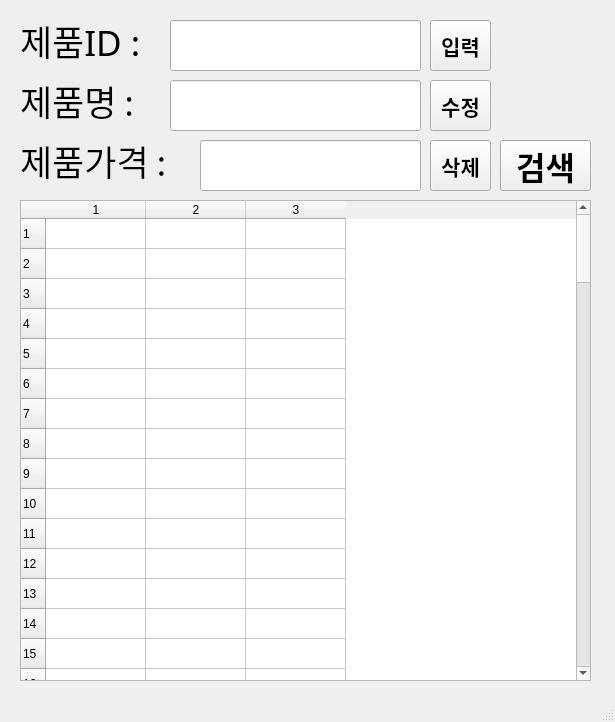
<?xml version="1.0" encoding="UTF-8"?>
<ui version="4.0">
 <class>MainWindow</class>
 <widget class="QMainWindow" name="MainWindow">
  <property name="geometry">
   <rect>
    <x>0</x>
    <y>0</y>
    <width>615</width>
    <height>722</height>
   </rect>
  </property>
  <property name="windowTitle">
   <string>MainWindow</string>
  </property>
  <widget class="QWidget" name="centralwidget">
   <widget class="QLabel" name="label">
    <property name="geometry">
     <rect>
      <x>20</x>
      <y>10</y>
      <width>161</width>
      <height>61</height>
     </rect>
    </property>
    <property name="font">
     <font>
      <family>휴먼둥근헤드라인</family>
      <pointsize>26</pointsize>
     </font>
    </property>
    <property name="text">
     <string>제품ID :</string>
    </property>
   </widget>
   <widget class="QLabel" name="label_2">
    <property name="geometry">
     <rect>
      <x>20</x>
      <y>70</y>
      <width>171</width>
      <height>61</height>
     </rect>
    </property>
    <property name="font">
     <font>
      <family>휴먼둥근헤드라인</family>
      <pointsize>26</pointsize>
     </font>
    </property>
    <property name="text">
     <string>제품명 :</string>
    </property>
   </widget>
   <widget class="QLabel" name="label_3">
    <property name="geometry">
     <rect>
      <x>20</x>
      <y>130</y>
      <width>171</width>
      <height>61</height>
     </rect>
    </property>
    <property name="font">
     <font>
      <family>휴먼둥근헤드라인</family>
      <pointsize>26</pointsize>
     </font>
    </property>
    <property name="text">
     <string>제품가격 :</string>
    </property>
   </widget>
   <widget class="QLineEdit" name="prodID">
    <property name="geometry">
     <rect>
      <x>170</x>
      <y>20</y>
      <width>251</width>
      <height>51</height>
     </rect>
    </property>
    <property name="font">
     <font>
      <family>맑은 고딕</family>
      <pointsize>24</pointsize>
     </font>
    </property>
   </widget>
   <widget class="QLineEdit" name="prodName">
    <property name="geometry">
     <rect>
      <x>170</x>
      <y>80</y>
      <width>251</width>
      <height>51</height>
     </rect>
    </property>
    <property name="font">
     <font>
      <family>맑은 고딕</family>
      <pointsize>24</pointsize>
     </font>
    </property>
   </widget>
   <widget class="QLineEdit" name="prodPrice">
    <property name="geometry">
     <rect>
      <x>200</x>
      <y>140</y>
      <width>221</width>
      <height>51</height>
     </rect>
    </property>
    <property name="font">
     <font>
      <family>맑은 고딕</family>
      <pointsize>24</pointsize>
     </font>
    </property>
   </widget>
   <widget class="QPushButton" name="pushButton">
    <property name="geometry">
     <rect>
      <x>430</x>
      <y>20</y>
      <width>61</width>
      <height>51</height>
     </rect>
    </property>
    <property name="font">
     <font>
      <family>맑은 고딕</family>
      <pointsize>16</pointsize>
      <weight>75</weight>
      <bold>true</bold>
     </font>
    </property>
    <property name="text">
     <string>입력</string>
    </property>
   </widget>
   <widget class="QPushButton" name="pushButton_2">
    <property name="geometry">
     <rect>
      <x>430</x>
      <y>80</y>
      <width>61</width>
      <height>51</height>
     </rect>
    </property>
    <property name="font">
     <font>
      <family>맑은 고딕</family>
      <pointsize>16</pointsize>
      <weight>75</weight>
      <bold>true</bold>
     </font>
    </property>
    <property name="text">
     <string>수정</string>
    </property>
   </widget>
   <widget class="QPushButton" name="pushButton_3">
    <property name="geometry">
     <rect>
      <x>430</x>
      <y>140</y>
      <width>61</width>
      <height>51</height>
     </rect>
    </property>
    <property name="font">
     <font>
      <family>맑은 고딕</family>
      <pointsize>16</pointsize>
      <weight>75</weight>
      <bold>true</bold>
     </font>
    </property>
    <property name="text">
     <string>삭제</string>
    </property>
   </widget>
   <widget class="QPushButton" name="pushButton_4">
    <property name="geometry">
     <rect>
      <x>500</x>
      <y>140</y>
      <width>91</width>
      <height>51</height>
     </rect>
    </property>
    <property name="font">
     <font>
      <family>맑은 고딕</family>
      <pointsize>24</pointsize>
      <weight>75</weight>
      <bold>true</bold>
     </font>
    </property>
    <property name="text">
     <string>검색</string>
    </property>
   </widget>
   <widget class="QTableWidget" name="tableWidget">
    <property name="geometry">
     <rect>
      <x>20</x>
      <y>200</y>
      <width>571</width>
      <height>481</height>
     </rect>
    </property>
    <property name="rowCount">
     <number>100</number>
    </property>
    <property name="columnCount">
     <number>3</number>
    </property>
    <row/>
    <row/>
    <row/>
    <row/>
    <row/>
    <row/>
    <row/>
    <row/>
    <row/>
    <row/>
    <row/>
    <row/>
    <row/>
    <row/>
    <row/>
    <row/>
    <row/>
    <row/>
    <row/>
    <row/>
    <row/>
    <row/>
    <row/>
    <row/>
    <row/>
    <row/>
    <row/>
    <row/>
    <row/>
    <row/>
    <row/>
    <row/>
    <row/>
    <row/>
    <row/>
    <row/>
    <row/>
    <row/>
    <row/>
    <row/>
    <row/>
    <row/>
    <row/>
    <row/>
    <row/>
    <row/>
    <row/>
    <row/>
    <row/>
    <row/>
    <row/>
    <row/>
    <row/>
    <row/>
    <row/>
    <row/>
    <row/>
    <row/>
    <row/>
    <row/>
    <row/>
    <row/>
    <row/>
    <row/>
    <row/>
    <row/>
    <row/>
    <row/>
    <row/>
    <row/>
    <row/>
    <row/>
    <row/>
    <row/>
    <row/>
    <row/>
    <row/>
    <row/>
    <row/>
    <row/>
    <row/>
    <row/>
    <row/>
    <row/>
    <row/>
    <row/>
    <row/>
    <row/>
    <row/>
    <row/>
    <row/>
    <row/>
    <row/>
    <row/>
    <row/>
    <row/>
    <row/>
    <row/>
    <row/>
    <row/>
    <column/>
    <column/>
    <column/>
   </widget>
  </widget>
  <widget class="QMenuBar" name="menubar">
   <property name="geometry">
    <rect>
     <x>0</x>
     <y>0</y>
     <width>615</width>
     <height>21</height>
    </rect>
   </property>
  </widget>
  <widget class="QStatusBar" name="statusbar"/>
 </widget>
 <resources/>
 <connections>
  <connection>
   <sender>pushButton</sender>
   <signal>clicked()</signal>
   <receiver>MainWindow</receiver>
   <slot>addProduct()</slot>
   <hints>
    <hint type="sourcelabel">
     <x>462</x>
     <y>69</y>
    </hint>
    <hint type="destinationlabel">
     <x>504</x>
     <y>53</y>
    </hint>
   </hints>
  </connection>
  <connection>
   <sender>pushButton_2</sender>
   <signal>clicked()</signal>
   <receiver>MainWindow</receiver>
   <slot>updateProduct()</slot>
   <hints>
    <hint type="sourcelabel">
     <x>461</x>
     <y>129</y>
    </hint>
    <hint type="destinationlabel">
     <x>501</x>
     <y>91</y>
    </hint>
   </hints>
  </connection>
  <connection>
   <sender>pushButton_3</sender>
   <signal>clicked()</signal>
   <receiver>MainWindow</receiver>
   <slot>removeProduct()</slot>
   <hints>
    <hint type="sourcelabel">
     <x>450</x>
     <y>181</y>
    </hint>
    <hint type="destinationlabel">
     <x>501</x>
     <y>123</y>
    </hint>
   </hints>
  </connection>
  <connection>
   <sender>pushButton_4</sender>
   <signal>clicked()</signal>
   <receiver>MainWindow</receiver>
   <slot>getProduct()</slot>
   <hints>
    <hint type="sourcelabel">
     <x>552</x>
     <y>186</y>
    </hint>
    <hint type="destinationlabel">
     <x>558</x>
     <y>146</y>
    </hint>
   </hints>
  </connection>
 </connections>
 <slots>
  <slot>addProduct()</slot>
  <slot>updateProduct()</slot>
  <slot>removeProduct()</slot>
  <slot>getProduct()</slot>
 </slots>
</ui>
